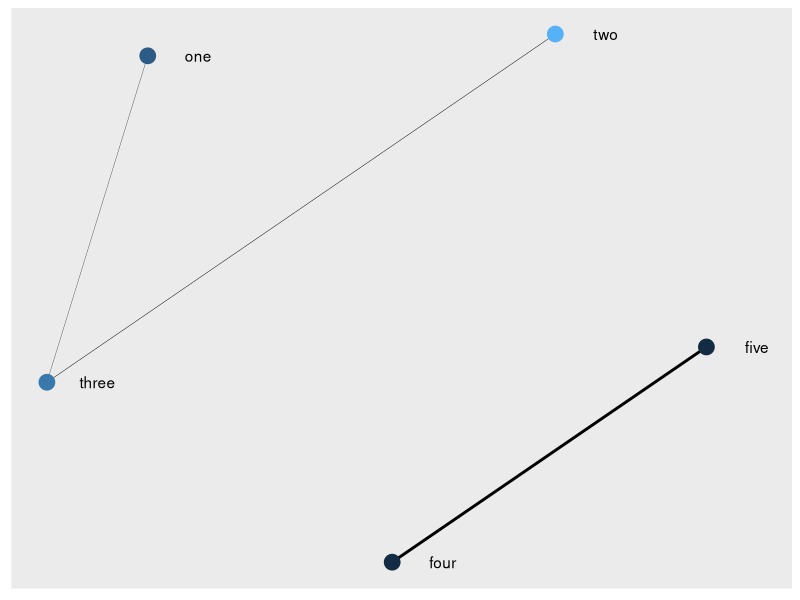
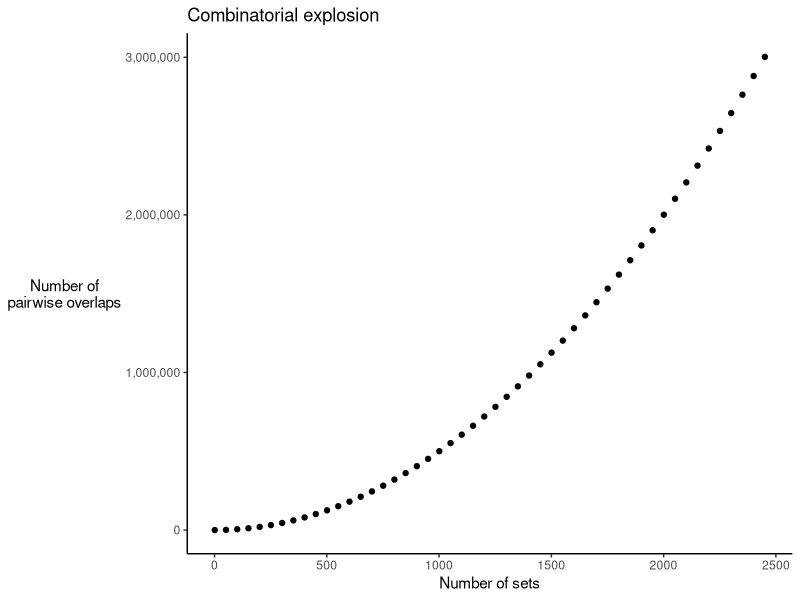

R code for these plots, in order:
## ---- chunk 1
knitr::opts_chunk$set(echo = TRUE)
## ---- chunk 2
nodes <- data.frame(
  name = c("one", "two", "three", "four", "five"),
  significance = c(0.1, 0.25, 0.15, 0.001, 0.003),
  stringsAsFactors = FALSE
)
edges <- data.frame(
  from = c("one", "one", "two", "four"),
  to  = c("two", "three", "three", "five"),
  jaccard = c(0.4, 0.45, 0.48, 0.9),
  stringsAsFactors = FALSE
)
network <- igraph::graph_from_data_frame(d = edges, directed = FALSE,
                                         vertices = nodes)
# plot(network)
library(ggraph)
library(tidygraph)


graph <- as_tbl_graph(network, directed = FALSE)

# plot using ggraph
ggraph(graph, layout = 'kk') +
  geom_edge_fan(aes(width = jaccard), show.legend = FALSE) +
  geom_node_point(aes(color = significance), size = 5, show.legend = FALSE) +
  geom_node_text(aes(label = name), nudge_x = 0.2) +
  scale_edge_width_continuous(range = c(0, 1))
## ---- chunk 3
suppressPackageStartupMessages(library(ggplot2))
d <- data.frame(x = seq(1, 2500, by = 50),
                y = choose(n = seq(1, 2500, by = 50), k = 2))
ggplot(d) +
  aes(x = x, y = y) +
  geom_point() +
  labs(x = "Number of sets", y = "Number of\npairwise overlaps",
       title = "Combinatorial explosion") +
  scale_y_continuous(labels = scales::label_comma()) +
  theme_classic() +
  theme(axis.title.y = element_text(angle = 0, vjust = 0.5))
## ---- chunk 4
simulate_sets <- function(n_sets) {
  universe <- c(letters, LETTERS)
  sets <- replicate(n_sets,
                    sample(universe, size = rpois(1, lambda = 15)),
                    simplify = FALSE)
  names(sets) <- paste0("set", seq(n_sets))
  return(sets)
}
## ---- chunk 5
set.seed(12345)
(sets_5 <- simulate_sets(n_sets = 5))
sets_100 <- simulate_sets(n_sets = 100)
sets_1000 <- simulate_sets(n_sets = 1000)
## ---- chunk 6
calc_pairwise_overlaps <- function(sets) {

  vec_name1 <- character()
  vec_name2 <- character()
  vec_num_shared <- integer()
  vec_overlap <- numeric()
  vec_jaccard <- numeric()

  for (name1 in names(sets)) {
    set1 <- sets[[name1]]
    for (name2 in names(sets)) {
      set2 <- sets[[name2]]
      set_intersection <- intersect(set1, set2)
      num_shared <- length(set_intersection)
      overlap <- num_shared / min(length(set1), length(set2))
      jaccard <- num_shared / length(union(set1, set2))

      vec_name1 <- c(vec_name1, name1)
      vec_name2 <- c(vec_name2, name2)
      vec_num_shared <- c(vec_num_shared, num_shared)
      vec_overlap <- c(vec_overlap, overlap)
      vec_jaccard <- c(vec_jaccard, jaccard)
    }
  }

  result <- data.frame(name1 = vec_name1,
                       name2 = vec_name2,
                       num_shared = vec_num_shared,
                       overlap = vec_overlap,
                       jaccard = vec_overlap,
                       stringsAsFactors = FALSE)
  return(result)
}
## ---- chunk 7
head(calc_pairwise_overlaps(sets_100))
system.time(calc_pairwise_overlaps(sets_100))
## ---- chunk 8
calc_pairwise_overlaps <- function(sets) {

  n_sets <- length(sets)
  set_names <- names(sets)

  vec_name1 <- character()
  vec_name2 <- character()
  vec_num_shared <- integer()
  vec_overlap <- numeric()
  vec_jaccard <- numeric()

  for (i in seq_len(n_sets - 1)) {
    name1 <- set_names[i]
    set1 <- sets[[i]]
    for (j in seq(i + 1, n_sets)) {
      name2 <- set_names[j]
      set2 <- sets[[j]]
      set_intersection <- intersect(set1, set2)
      num_shared <- length(set_intersection)
      overlap <- num_shared / min(length(set1), length(set2))
      jaccard <- num_shared / length(union(set1, set2))

      vec_name1 <- c(vec_name1, name1)
      vec_name2 <- c(vec_name2, name2)
      vec_num_shared <- c(vec_num_shared, num_shared)
      vec_overlap <- c(vec_overlap, overlap)
      vec_jaccard <- c(vec_jaccard, jaccard)
    }
  }

  result <- data.frame(name1 = vec_name1,
                       name2 = vec_name2,
                       num_shared = vec_num_shared,
                       overlap = vec_overlap,
                       jaccard = vec_overlap,
                       stringsAsFactors = FALSE)
  return(result)
}
## ---- chunk 9
system.time(calc_pairwise_overlaps(sets_100))
## ---- chunk 10
calc_pairwise_overlaps <- function(sets) {

  n_sets <- length(sets)
  set_names <- names(sets)
  n_overlaps <- choose(n = n_sets, k = 2)

  vec_name1 <- character(length = n_overlaps)
  vec_name2 <- character(length = n_overlaps)
  vec_num_shared <- integer(length = n_overlaps)
  vec_overlap <- numeric(length = n_overlaps)
  vec_jaccard <- numeric(length = n_overlaps)
  overlaps_index <- 1

  for (i in seq_len(n_sets - 1)) {
    name1 <- set_names[i]
    set1 <- sets[[i]]
    for (j in seq(i + 1, n_sets)) {
      name2 <- set_names[j]
      set2 <- sets[[j]]
      set_intersection <- intersect(set1, set2)
      num_shared <- length(set_intersection)
      overlap <- num_shared / min(length(set1), length(set2))
      jaccard <- num_shared / length(union(set1, set2))

      vec_name1[overlaps_index] <- name1
      vec_name2[overlaps_index] <- name2
      vec_num_shared[overlaps_index] <- num_shared
      vec_overlap[overlaps_index] <- overlap
      vec_jaccard[overlaps_index] <- jaccard

      overlaps_index <- overlaps_index + 1
    }
  }

  result <- data.frame(name1 = vec_name1,
                       name2 = vec_name2,
                       num_shared = vec_num_shared,
                       overlap = vec_overlap,
                       jaccard = vec_overlap,
                       stringsAsFactors = FALSE)
  return(result)
}
## ---- chunk 11
system.time(calc_pairwise_overlaps(sets_100))
## ---- chunk 12
system.time(calc_pairwise_overlaps(simulate_sets(n_sets = 1000)))
## ---- chunk 13
intersect
## ---- chunk 14
union
## ---- chunk 15
methods(unique)
unique.default
## ---- chunk 16
calc_pairwise_overlaps <- function(sets) {
  # Ensure that all sets are unique character vectors
  sets_are_vectors <- vapply(sets, is.vector, logical(1))
  if (any(!sets_are_vectors)) {
    stop("Sets must be vectors")
  }
  sets_are_atomic <- vapply(sets, is.atomic, logical(1))
  if (any(!sets_are_atomic)) {
    stop("Sets must be atomic vectors, i.e. not lists")
  }
  sets <- lapply(sets, as.character)
  is_unique <- function(x) length(unique(x)) == length(x)
  sets_are_unique <- vapply(sets, is_unique, logical(1))
  if (any(!sets_are_unique)) {
    stop("Sets must be unique, i.e. no duplicated elements")
  }

  n_sets <- length(sets)
  set_names <- names(sets)
  n_overlaps <- choose(n = n_sets, k = 2)

  vec_name1 <- character(length = n_overlaps)
  vec_name2 <- character(length = n_overlaps)
  vec_num_shared <- integer(length = n_overlaps)
  vec_overlap <- numeric(length = n_overlaps)
  vec_jaccard <- numeric(length = n_overlaps)
  overlaps_index <- 1

  for (i in seq_len(n_sets - 1)) {
    name1 <- set_names[i]
    set1 <- sets[[i]]
    for (j in seq(i + 1, n_sets)) {
      name2 <- set_names[j]
      set2 <- sets[[j]]

      set_intersect <- set1[match(set2, set1, 0L)]
      set_union <- .Internal(unique(c(set1, set2), incomparables = FALSE,
                                    fromLast = FALSE, nmax = NA))
      num_shared <- length(set_intersect)
      overlap <- num_shared / min(length(set1), length(set2))
      jaccard <- num_shared / length(set_union)

      vec_name1[overlaps_index] <- name1
      vec_name2[overlaps_index] <- name2
      vec_num_shared[overlaps_index] <- num_shared
      vec_overlap[overlaps_index] <- overlap
      vec_jaccard[overlaps_index] <- jaccard

      overlaps_index <- overlaps_index + 1
    }
  }

  result <- data.frame(name1 = vec_name1,
                       name2 = vec_name2,
                       num_shared = vec_num_shared,
                       overlap = vec_overlap,
                       jaccard = vec_overlap,
                       stringsAsFactors = FALSE)
  return(result)
}
## ---- chunk 17
system.time(calc_pairwise_overlaps(sets_100))
## ---- chunk 18
system.time(calc_pairwise_overlaps(sets_1000))
## ---- chunk 19
sessionInfo()
